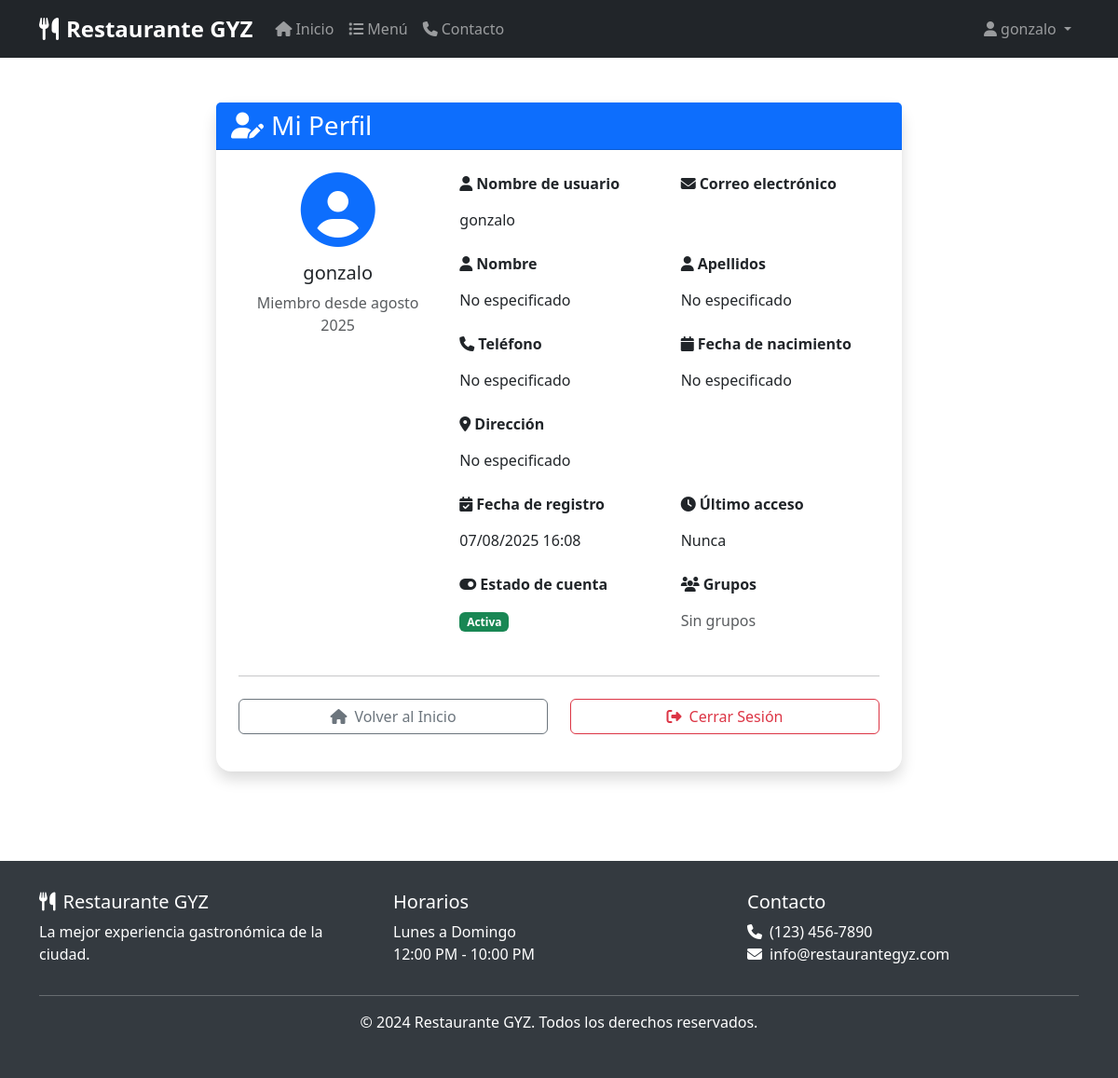
/perfil/ (signed in), run on the app's committed database.
### usuarios/models.py (models this page shows, shortened)
class Usuario(AbstractUser):
    telefono = models.CharField(max_length=15, blank=True, null=True)
    fecha_nacimiento = models.DateField(blank=True, null=True)
    direccion = models.TextField(blank=True, null=True)
    es_activo = models.BooleanField(default=True)
    fecha_registro = models.DateTimeField(auto_now_add=True)
    ultimo_acceso = models.DateTimeField(blank=True, null=True)
    groups = models.ManyToManyField(
        'auth.Group',
        verbose_name='groups',
        blank=True,
        help_text='The groups this user belongs to.',
        related_name='usuario_set',
        related_query_name='usuario',
    )
    user_permissions = models.ManyToManyField(
        'auth.Permission',
        verbose_name='user permissions',
        blank=True,
        help_text='Specific permissions for this user.',
        related_name='usuario_set',
        related_query_name='usuario',
    )
    class Meta:
        verbose_name = "Usuario"
        verbose_name_plural = "Usuarios"

### usuarios/views.py (the view)
# urls.py: path('perfil/', views.perfil_usuario, name='perfil'),
@login_required
def perfil_usuario(request):
    if request.method == 'POST':
        messages.success(request, 'Perfil actualizado exitosamente.')
        return redirect('usuarios:perfil')
    return render(request, 'usuarios/perfil.html')

### usuarios/templates/usuarios/perfil.html (shortened to what this page needs)
{% extends 'usuarios/base.html' %}
{% block content %}
<div class="container py-5">
    <div class="row">
        <div class="col-lg-8 mx-auto">
            <div class="card shadow">
                <div class="card-header bg-primary text-white">
                    <h3 class="mb-0">
                        <i class="fas fa-user-edit me-2"></i>Mi Perfil
                    </h3>
                </div>
                <div class="card-body p-4">
                    <div class="row">
                        <div class="col-md-4 text-center mb-4">
                            <div class="mb-3">
                                <i class="fas fa-user-circle text-primary" style="font-size: 5rem;"></i>
                            </div>
                            <h5>{{ user.first_name|default:user.username }}</h5>
                            <p class="text-muted">Miembro desde {{ user.fecha_registro|date:"F Y" }}</p>
                        </div>
                        <div class="col-md-8">
                            <div class="row">
                                <div class="col-md-6 mb-3">
                                    <label class="form-label fw-bold">
                                        <i class="fas fa-user me-1"></i>Nombre de usuario
                                    </label>
                                    <p class="form-control-plaintext">{{ user.username }}</p>
                                </div>
                                <div class="col-md-6 mb-3">
                                    <label class="form-label fw-bold">
                                        <i class="fas fa-envelope me-1"></i>Correo electrónico
                                    </label>
                                    <p class="form-control-plaintext">{{ user.email }}</p>
                                </div>
                                <div class="col-md-6 mb-3">
                                    <label class="form-label fw-bold">
                                        <i class="fas fa-user me-1"></i>Nombre
                                    </label>
                                    <p class="form-control-plaintext">{{ user.first_name|default:"No especificado" }}</p>
                                </div>
                                <div class="col-md-6 mb-3">
                                    <label class="form-label fw-bold">
                                        <i class="fas fa-user me-1"></i>Apellidos
                                    </label>
                                    <p class="form-control-plaintext">{{ user.last_name|default:"No especificado" }}</p>
                                </div>
                                <div class="col-md-6 mb-3">
                                    <label class="form-label fw-bold">
                                        <i class="fas fa-phone me-1"></i>Teléfono
                                    </label>
                                    <p class="form-control-plaintext">{{ user.telefono|default:"No especificado" }}</p>
                                </div>
                                <div class="col-md-6 mb-3">
                                    <label class="form-label fw-bold">
                                        <i class="fas fa-calendar me-1"></i>Fecha de nacimiento
                                    </label>
                                    <p class="form-control-plaintext">
                                        {{ user.fecha_nacimiento|date:"d/m/Y"|default:"No especificado" }}
                                    </p>
                                </div>
                                <div class="col-12 mb-3">
                                    <label class="form-label fw-bold">
                                        <i class="fas fa-map-marker-alt me-1"></i>Dirección
                                    </label>
                                    <p class="form-control-plaintext">{{ user.direccion|default:"No especificado" }}</p>
                                </div>
                                <div class="col-md-6 mb-3">
                                    <label class="form-label fw-bold">
                                        <i class="fas fa-calendar-check me-1"></i>Fecha de registro
                                    </label>
                                    <p class="form-control-plaintext">{{ user.fecha_registro|date:"d/m/Y H:i" }}</p>
                                </div>
                                <div class="col-md-6 mb-3">
                                    <label class="form-label fw-bold">
                                        <i class="fas fa-clock me-1"></i>Último acceso
                                    </label>
                                    <p class="form-control-plaintext">
                                        {{ user.ultimo_acceso|date:"d/m/Y H:i"|default:"Nunca" }}
                                    </p>
                                </div>
                                <div class="col-md-6 mb-3">
                                    <label class="form-label fw-bold">
                                        <i class="fas fa-toggle-on me-1"></i>Estado de cuenta
                                    </label>
                                    <p class="form-control-plaintext">
                                        {% if user.is_active %}
                                            <span class="badge bg-success">Activa</span>
                                        {% else %}
                                            <span class="badge bg-danger">Inactiva</span>
                                        {% endif %}
                                    </p>
                                </div>
                                <div class="col-md-6 mb-3">
                                    <label class="form-label fw-bold">
                                        <i class="fas fa-users me-1"></i>Grupos
                                    </label>
                                    <p class="form-control-plaintext">
                                        {% if user.groups.all %}
                                            {% for group in user.groups.all %}
                                                <span class="badge bg-primary me-1">{{ group.name }}</span>
                                            {% endfor %}
                                        {% else %}
                                            <span class="text-muted">Sin grupos</span>
                                        {% endif %}
                                    </p>
                                </div>
                            </div>
                        </div>
                    </div>
                    <hr class="my-4">
                    <div class="row">
                        <div class="col-md-6 mb-3">
                            <a href="{% url 'usuarios:index' %}" class="btn btn-outline-secondary w-100">
                                <i class="fas fa-home me-2"></i>Volver al Inicio
                            </a>
                        </div>
                        <div class="col-md-6 mb-3">
                            <a href="{% url 'usuarios:logout' %}" class="btn btn-outline-danger w-100">
                                <i class="fas fa-sign-out-alt me-2"></i>Cerrar Sesión
                            </a>
                        </div>
                    </div>
                </div>
            </div>
        </div>
    </div>
</div>
{% endblock %}

### usuarios/templates/usuarios/base.html (shortened to what this page needs)
<!DOCTYPE html>
<html lang="es">
<head>
    <link href="https://cdn.jsdelivr.net/npm/bootstrap@5.3.0/dist/css/bootstrap.min.css" rel="stylesheet">
    <link rel="stylesheet" href="https://cdnjs.cloudflare.com/ajax/libs/font-awesome/6.4.0/css/all.min.css">
</head>
<body>
    <nav class="navbar navbar-expand-lg navbar-dark bg-dark">
        <div class="container">
            <a class="navbar-brand" href="{% url 'usuarios:index' %}">
                <i class="fas fa-utensils me-2"></i>Restaurante GYZ
            </a>
            <div class="collapse navbar-collapse" id="navbarNav">
                <ul class="navbar-nav me-auto">
                    <li class="nav-item">
                        <a class="nav-link" href="{% url 'usuarios:index' %}">
                            <i class="fas fa-home me-1"></i>Inicio
                        </a>
                    </li>
                    <li class="nav-item">
                        <a class="nav-link" href="#menu">
                            <i class="fas fa-list me-1"></i>Menú
                        </a>
                    </li>
                    <li class="nav-item">
                        <a class="nav-link" href="#contacto">
                            <i class="fas fa-phone me-1"></i>Contacto
                        </a>
                    </li>
                </ul>
                <ul class="navbar-nav">
                    {% if user.is_authenticated %}
                        <li class="nav-item dropdown">
                            <a class="nav-link dropdown-toggle" href="#" id="navbarDropdown" role="button" data-bs-toggle="dropdown">
                                <i class="fas fa-user me-1"></i>{{ user.first_name|default:user.username }}
                            </a>
                        </li>
                    {% endif %}
                </ul>
            </div>
        </div>
    </nav>
    <main>
        {% block content %}
        {% endblock %}
    </main>
    <footer class="footer">
        <div class="container">
            <div class="row">
                <div class="col-md-4">
                    <h5><i class="fas fa-utensils me-2"></i>Restaurante GYZ</h5>
                    <p>La mejor experiencia gastronómica de la ciudad.</p>
                </div>
                <div class="col-md-4">
                    <h5>Horarios</h5>
                    <p>Lunes a Domingo<br>12:00 PM - 10:00 PM</p>
                </div>
                <div class="col-md-4">
                    <h5>Contacto</h5>
                    <p>
                        <i class="fas fa-phone me-2"></i>(123) 456-7890<br>
                        <i class="fas fa-envelope me-2"></i>info@restaurantegyz.com
                    </p>
                </div>
            </div>
            <hr>
            <div class="text-center">
                <p>&copy; 2024 Restaurante GYZ. Todos los derechos reservados.</p>
            </div>
        </div>
    </footer>
</body>
</html>

### usuarios/templates/usuarios/base.html (style rules this page uses)
.navbar-brand { font-weight: bold; font-size: 1.5rem; }
.card { border: none; box-shadow: 0 0.5rem 1rem rgba(0, 0, 0, 0.15); border-radius: 1rem; }
.footer { background-color: #343a40; color: white; padding: 2rem 0; margin-top: 3rem; }

### data on the page
Usuario: first_name "gonzalo", fecha_registro "agosto 2025", username "gonzalo", first_name "No especificado", last_name "No especificado", telefono "No especificado", fecha_nacimiento "No especificado", direccion "No especificado", fecha_registro "07/08/2025 16:08", ultimo_acceso "Nunca"
